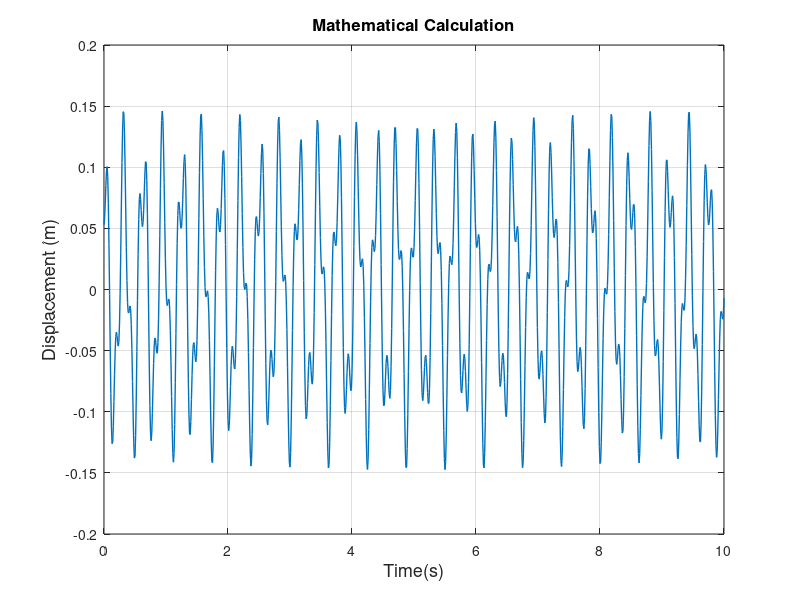

Write MATLAB code to recreate this figure. (Note: this script raises an error after producing the figure.)
clear;
clc;

%% Mathematical 
t=0:0.01:10;
y=0.1*cos(20*t)+0.01*sin(20*t)-0.047*cos(16*pi*t);

figure(1);
plot(t,y,'linewidth',1)
grid on
xlabel('Time(s)','fontsize',13);
ylabel('Displacement (m)','fontsize',13);
title('Mathematical Calculation','fontsize',12);
    
%%
clear;
%By Runge Kutta method

x0=0.1;
dotx0=0.2;
x00=[x0,dotx0];
t=0:0.02:10;
[t,x]=ode23('M4_1_function',t,x00);

X=fft(x(:,1));
N=length(X);
M=floor(N/2);
fHZ=(1/max(t))*[0:M-1];

figure(2);
plot(fHZ,abs(X(1:M)))
xlabel('Frequency (Hz)','fontsize',13);
ylabel('Magnitude','fontsize',13);
grid on

figure(3);
plot(t,x(:,1),'r');
grid on
xlabel('Time(s)','fontsize',13);
ylabel('Displacement (m)','fontsize',13);
title('By Runge Kutta method','fontsize',12);







